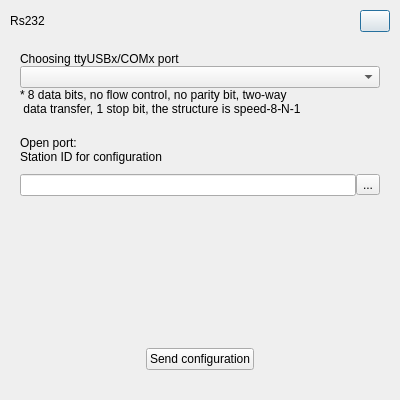
<?xml version="1.0" encoding="UTF-8"?>
<ui version="4.0">
 <class>Rs232Dialog</class>
 <widget class="QDialog" name="Rs232Dialog">
  <property name="geometry">
   <rect>
    <x>0</x>
    <y>0</y>
    <width>400</width>
    <height>400</height>
   </rect>
  </property>
  <property name="windowTitle">
   <string>Rs232</string>
  </property>
  <layout class="QGridLayout" name="gridLayout">
   <property name="leftMargin">
    <number>10</number>
   </property>
   <property name="topMargin">
    <number>10</number>
   </property>
   <property name="rightMargin">
    <number>10</number>
   </property>
   <property name="bottomMargin">
    <number>10</number>
   </property>
   <property name="spacing">
    <number>0</number>
   </property>
   <item row="0" column="0">
    <layout class="QHBoxLayout" name="horizontalLayout_2">
     <property name="spacing">
      <number>0</number>
     </property>
     <item>
      <widget class="QLabel" name="l_title">
       <property name="text">
        <string>Rs232</string>
       </property>
       <property name="alignment">
        <set>Qt::AlignCenter</set>
       </property>
      </widget>
     </item>
     <item>
      <spacer name="horizontalSpacer_3">
       <property name="orientation">
        <enum>Qt::Horizontal</enum>
       </property>
       <property name="sizeHint" stdset="0">
        <size>
         <width>40</width>
         <height>20</height>
        </size>
       </property>
      </spacer>
     </item>
     <item>
      <widget class="QPushButton" name="b_close">
       <property name="maximumSize">
        <size>
         <width>30</width>
         <height>30</height>
        </size>
       </property>
       <property name="cursor">
        <cursorShape>PointingHandCursor</cursorShape>
       </property>
       <property name="layoutDirection">
        <enum>Qt::RightToLeft</enum>
       </property>
       <property name="text">
        <string/>
       </property>
      </widget>
     </item>
    </layout>
   </item>
   <item row="1" column="0">
    <widget class="QWidget" name="DialogContainer" native="true">
     <layout class="QVBoxLayout" name="verticalLayout">
      <property name="spacing">
       <number>0</number>
      </property>
      <property name="leftMargin">
       <number>10</number>
      </property>
      <property name="topMargin">
       <number>0</number>
      </property>
      <property name="rightMargin">
       <number>10</number>
      </property>
      <property name="bottomMargin">
       <number>20</number>
      </property>
      <item>
       <spacer name="verticalSpacer_4">
        <property name="orientation">
         <enum>Qt::Vertical</enum>
        </property>
        <property name="sizeType">
         <enum>QSizePolicy::Fixed</enum>
        </property>
        <property name="sizeHint" stdset="0">
         <size>
          <width>20</width>
          <height>20</height>
         </size>
        </property>
       </spacer>
      </item>
      <item>
       <widget class="QLabel" name="l_port">
        <property name="text">
         <string>Choosing ttyUSBx/COMx port</string>
        </property>
       </widget>
      </item>
      <item>
       <widget class="QComboBox" name="m_com_ports"/>
      </item>
      <item>
       <widget class="QLabel" name="l_info">
        <property name="maximumSize">
         <size>
          <width>16777215</width>
          <height>40</height>
         </size>
        </property>
        <property name="text">
         <string>* 8 data bits, no flow control, no parity bit, two-way
 data transfer, 1 stop bit, the structure is speed-8-N-1</string>
        </property>
        <property name="textFormat">
         <enum>Qt::AutoText</enum>
        </property>
        <property name="scaledContents">
         <bool>false</bool>
        </property>
       </widget>
      </item>
      <item>
       <spacer name="verticalSpacer_2">
        <property name="orientation">
         <enum>Qt::Vertical</enum>
        </property>
        <property name="sizeType">
         <enum>QSizePolicy::Fixed</enum>
        </property>
        <property name="sizeHint" stdset="0">
         <size>
          <width>20</width>
          <height>20</height>
         </size>
        </property>
       </spacer>
      </item>
      <item>
       <widget class="QLabel" name="l_open_port">
        <property name="maximumSize">
         <size>
          <width>16777215</width>
          <height>30</height>
         </size>
        </property>
        <property name="font">
         <font>
          <family>MS Shell Dlg 2</family>
         </font>
        </property>
        <property name="text">
         <string>Open port:
Station ID for configuration</string>
        </property>
       </widget>
      </item>
      <item>
       <spacer name="verticalSpacer_3">
        <property name="orientation">
         <enum>Qt::Vertical</enum>
        </property>
        <property name="sizeType">
         <enum>QSizePolicy::Fixed</enum>
        </property>
        <property name="sizeHint" stdset="0">
         <size>
          <width>20</width>
          <height>10</height>
         </size>
        </property>
       </spacer>
      </item>
      <item>
       <layout class="QHBoxLayout" name="lay3">
        <property name="spacing">
         <number>0</number>
        </property>
        <item>
         <widget class="QLineEdit" name="m_settings">
          <property name="minimumSize">
           <size>
            <width>0</width>
            <height>0</height>
           </size>
          </property>
          <property name="maximumSize">
           <size>
            <width>16777215</width>
            <height>16777215</height>
           </size>
          </property>
          <property name="text">
           <string/>
          </property>
         </widget>
        </item>
        <item>
         <widget class="QToolButton" name="b_open">
          <property name="cursor">
           <cursorShape>PointingHandCursor</cursorShape>
          </property>
          <property name="text">
           <string>...</string>
          </property>
         </widget>
        </item>
       </layout>
      </item>
      <item>
       <spacer name="verticalSpacer">
        <property name="orientation">
         <enum>Qt::Vertical</enum>
        </property>
        <property name="sizeType">
         <enum>QSizePolicy::Expanding</enum>
        </property>
        <property name="sizeHint" stdset="0">
         <size>
          <width>20</width>
          <height>20</height>
         </size>
        </property>
       </spacer>
      </item>
      <item>
       <layout class="QHBoxLayout" name="horizontalLayout">
        <property name="spacing">
         <number>0</number>
        </property>
        <item>
         <spacer name="horizontalSpacer">
          <property name="orientation">
           <enum>Qt::Horizontal</enum>
          </property>
          <property name="sizeHint" stdset="0">
           <size>
            <width>40</width>
            <height>20</height>
           </size>
          </property>
         </spacer>
        </item>
        <item>
         <widget class="QPushButton" name="b_send">
          <property name="cursor">
           <cursorShape>PointingHandCursor</cursorShape>
          </property>
          <property name="text">
           <string>Send configuration</string>
          </property>
         </widget>
        </item>
        <item>
         <spacer name="horizontalSpacer_2">
          <property name="orientation">
           <enum>Qt::Horizontal</enum>
          </property>
          <property name="sizeHint" stdset="0">
           <size>
            <width>40</width>
            <height>20</height>
           </size>
          </property>
         </spacer>
        </item>
       </layout>
      </item>
     </layout>
    </widget>
   </item>
  </layout>
 </widget>
 <resources/>
 <connections>
  <connection>
   <sender>b_close</sender>
   <signal>clicked()</signal>
   <receiver>Rs232Dialog</receiver>
   <slot>close()</slot>
   <hints>
    <hint type="sourcelabel">
     <x>346</x>
     <y>28</y>
    </hint>
    <hint type="destinationlabel">
     <x>188</x>
     <y>183</y>
    </hint>
   </hints>
  </connection>
 </connections>
</ui>
